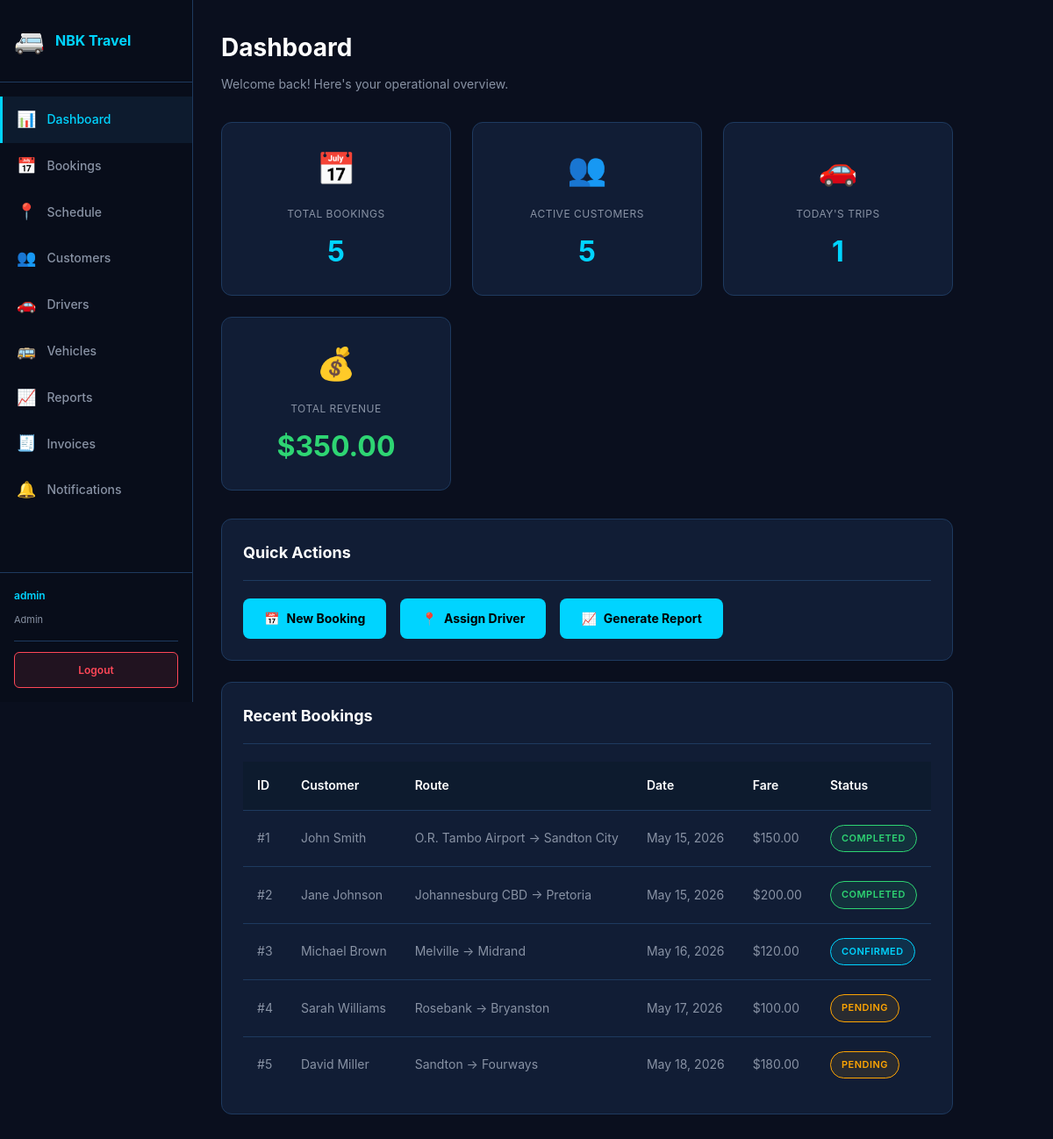
/dashboard.php (signed in), run on the app's committed database.
### tables this page shows
CREATE TABLE IF NOT EXISTS bookings (
    bookingId INT PRIMARY KEY AUTO_INCREMENT,
    customerId INT NOT NULL,
    driverId INT NULL,
    vehicleId INT NULL,
    pickupLocation VARCHAR(100) NOT NULL,
    dropoffLocation VARCHAR(100) NOT NULL,
    bookingDate DATETIME NOT NULL,
    passengers INT NOT NULL,
    fareAmount DECIMAL(8,2) NOT NULL,
    status ENUM('pending','confirmed','completed','cancelled') DEFAULT 'pending',
    cancellationReason VARCHAR(255) NULL,
    createdAt DATETIME DEFAULT CURRENT_TIMESTAMP,
    
    FOREIGN KEY (customerId) REFERENCES customers(customerId) ON DELETE RESTRICT,
    FOREIGN KEY (driverId) REFERENCES drivers(driverId) ON DELETE SET NULL,
    FOREIGN KEY (vehicleId) REFERENCES vehicles(vehicleId) ON DELETE SET NULL,
    
    INDEX idx_status (status),
    INDEX idx_bookingDate (bookingDate),
    INDEX idx_customerId (customerId)
);

CREATE TABLE IF NOT EXISTS customers (
    customerId INT PRIMARY KEY AUTO_INCREMENT,
    fullName VARCHAR(100) NOT NULL,
    phoneNumber VARCHAR(20) NOT NULL UNIQUE,
    emailAddress VARCHAR(100),
    preferences VARCHAR(255),
    createdAt DATETIME DEFAULT CURRENT_TIMESTAMP,
    
    INDEX idx_phone (phoneNumber)
);

### dashboard.php (the view, shortened to what this page needs)
<?php
require_once 'includes/db.php';
$totalBookings = $conn->query("SELECT COUNT(*) as count FROM bookings")->fetch_assoc()['count'];
$totalCustomers = $conn->query("SELECT COUNT(*) as count FROM customers")->fetch_assoc()['count'];
$todayTrips = $conn->query("SELECT COUNT(*) as count FROM bookings WHERE DATE(bookingDate) = CURDATE()")->fetch_assoc()['count'];
$totalRevenue = $conn->query("SELECT COALESCE(SUM(fareAmount), 0) as total FROM bookings WHERE status = 'completed'")->fetch_assoc()['total'];
$recentStmt = $conn->prepare("SELECT b.bookingId, c.fullName, b.pickupLocation, b.dropoffLocation, b.bookingDate, b.status, b.fareAmount FROM bookings b JOIN customers c ON b.customerId = c.customerId ORDER BY b.createdAt DESC LIMIT 10");
$recentStmt->execute();
$recentResult = $recentStmt->get_result();
$recentBookings = [];
while ($row = $recentResult->fetch_assoc()) {
    $recentBookings[] = $row;
}
require_once 'includes/header.php';
?>
<div class="page-header">
    <h1>Dashboard</h1>
    <p>Welcome back! Here's your operational overview.</p>
</div>
<div class="metrics-grid">
    <div class="metric-card">
        <div class="metric-icon">📅</div>
        <div class="metric-label">Total Bookings</div>
        <div class="metric-value"><?php echo $totalBookings; ?></div>
    </div>
    <div class="metric-card">
        <div class="metric-icon">👥</div>
        <div class="metric-label">Active Customers</div>
        <div class="metric-value"><?php echo $totalCustomers; ?></div>
    </div>
    <div class="metric-card">
        <div class="metric-icon">🚗</div>
        <div class="metric-label">Today's Trips</div>
        <div class="metric-value"><?php echo $todayTrips; ?></div>
    </div>
    <div class="metric-card success">
        <div class="metric-icon">💰</div>
        <div class="metric-label">Total Revenue</div>
        <div class="metric-value">$<?php echo number_format($totalRevenue, 2); ?></div>
    </div>
</div>
<div class="card">
    <div class="card-header">
        <h2>Quick Actions</h2>
    </div>
    <div class="card-body">
        <div class="action-buttons" style="gap: 16px;">
            <a href="/bookings.php" class="btn btn-primary">
                <span>📅</span> New Booking
            </a>
            <a href="/schedule.php" class="btn btn-primary">
                <span>📍</span> Assign Driver
            </a>
            <a href="/reports.php" class="btn btn-primary">
                <span>📈</span> Generate Report
            </a>
        </div>
    </div>
</div>
<div class="card">
    <div class="card-header">
        <h2>Recent Bookings</h2>
    </div>
    <div class="card-body">
        <table>
            <thead>
                <tr>
                    <th>ID</th>
                    <th>Customer</th>
                    <th>Route</th>
                    <th>Date</th>
                    <th>Fare</th>
                    <th>Status</th>
                </tr>
            </thead>
            <tbody>
                <?php foreach ($recentBookings as $booking): ?>
                <tr>
                    <td>#<?php echo $booking['bookingId']; ?></td>
                    <td><?php echo htmlspecialchars($booking['fullName']); ?></td>
                    <td><?php echo htmlspecialchars($booking['pickupLocation']); ?> → <?php echo htmlspecialchars($booking['dropoffLocation']); ?></td>
                    <td><?php echo date('M d, Y', strtotime($booking['bookingDate'])); ?></td>
                    <td>$<?php echo number_format($booking['fareAmount'], 2); ?></td>
                    <td>
                        <span class="badge <?php echo 'badge-' . $booking['status']; ?>">
                            <?php echo ucfirst($booking['status']); ?>
                        </span>
                    </td>
                </tr>
                <?php endforeach; ?>
            </tbody>
        </table>
    </div>
</div>
<?php require_once 'includes/footer.php'; ?>

### includes/header.php (shortened to what this page needs)
<!DOCTYPE html>
<html lang="en">
<head>
    <link rel="stylesheet" href="assets/css/style.css">
</head>
<body>
    <aside class="sidebar">
        <div class="sidebar-header">
            <div class="logo">
                <span class="logo-icon">🚐</span>
                <h2>NBK Travel</h2>
            </div>
        </div>
        <nav class="sidebar-nav">
            <?php if ($_SESSION['role'] === 'admin'): ?>
                <a href="dashboard.php" class="nav-link <?php echo basename($_SERVER['PHP_SELF']) === 'dashboard.php' ? 'active' : ''; ?>">
                    <span class="nav-icon">📊</span>
                    <span>Dashboard</span>
                </a>
                <a href="bookings.php" class="nav-link <?php echo basename($_SERVER['PHP_SELF']) === 'bookings.php' ? 'active' : ''; ?>">
                    <span class="nav-icon">📅</span>
                    <span>Bookings</span>
                </a>
                <a href="schedule.php" class="nav-link <?php echo basename($_SERVER['PHP_SELF']) === 'schedule.php' ? 'active' : ''; ?>">
                    <span class="nav-icon">📍</span>
                    <span>Schedule</span>
                </a>
                <a href="customers.php" class="nav-link <?php echo basename($_SERVER['PHP_SELF']) === 'customers.php' ? 'active' : ''; ?>">
                    <span class="nav-icon">👥</span>
                    <span>Customers</span>
                </a>
                <a href="drivers.php" class="nav-link <?php echo basename($_SERVER['PHP_SELF']) === 'drivers.php' ? 'active' : ''; ?>">
                    <span class="nav-icon">🚗</span>
                    <span>Drivers</span>
                </a>
                <a href="vehicles.php" class="nav-link <?php echo basename($_SERVER['PHP_SELF']) === 'vehicles.php' ? 'active' : ''; ?>">
                    <span class="nav-icon">🚌</span>
                    <span>Vehicles</span>
                </a>
                <a href="reports.php" class="nav-link <?php echo basename($_SERVER['PHP_SELF']) === 'reports.php' ? 'active' : ''; ?>">
                    <span class="nav-icon">📈</span>
                    <span>Reports</span>
                </a>
                <a href="invoices.php" class="nav-link <?php echo basename($_SERVER['PHP_SELF']) === 'invoices.php' ? 'active' : ''; ?>">
                    <span class="nav-icon">🧾</span>
                    <span>Invoices</span>
                </a>
                <a href="notifications.php" class="nav-link <?php echo basename($_SERVER['PHP_SELF']) === 'notifications.php' ? 'active' : ''; ?>">
                    <span class="nav-icon">🔔</span>
                    <span>Notifications</span>
                </a>
            <?php endif; ?>
        </nav>
        <div class="sidebar-footer">
            <div class="user-info">
                <p><?php echo htmlspecialchars($_SESSION['username'] ?? 'User'); ?></p>
                <small><?php echo ucfirst($_SESSION['role']); ?></small>
            </div>
            <a href="logout.php" class="logout-btn">Logout</a>
        </div>
    </aside>
    <main class="main-content">

### includes/footer.php (shortened to what this page needs)
    </main>
</body>
</html>

### assets/css/style.css (style rules this page uses)
:root { --bg-primary: #0a0f1e; --bg-panel: #0d1b2e; --bg-card: #111d35; --accent: #00d4ff; --accent-hover: #00b8d9; --accent-glow: 0 0 20px rgba(0,212,255,0.3); --danger: #ff4757; --success: #2ed573; --warning: #ffa502; --text-primary: #ffffff; --text-secondary: #8892a4; --border: #1e3a5f; --border-accent: rgba(0,212,255,0.25); }
* { margin: 0; padding: 0; box-sizing: border-box; }
html, body { background: var(--bg-primary); color: var(--text-primary); font-family: -apple-system, BlinkMacSystemFont, 'Segoe UI', 'Roboto', sans-serif; line-height: 1.6; }
.btn { padding: 12px 24px; border: none; border-radius: 8px; font-weight: 700; font-size: 14px; cursor: pointer; transition: all 0.3s ease; display: inline-flex; align-items: center; gap: 8px; text-decoration: none; }
.btn-primary { background: var(--accent); color: #000; }
body { display: flex; }
.sidebar { position: fixed; left: 0; top: 0; width: 220px; height: 100vh; background: #080d1a; border-right: 1px solid var(--border); display: flex; flex-direction: column; z-index: 1000; }
.sidebar-header { padding: 24px 16px; border-bottom: 1px solid var(--border); }
.logo { display: flex; align-items: center; gap: 12px; }
.logo-icon { font-size: 28px; }
.logo h2 { font-size: 16px; font-weight: 700; color: var(--accent); margin: 0; }
.sidebar-nav { flex: 1; overflow-y: auto; padding: 16px 0; }
.nav-link { display: flex; align-items: center; gap: 12px; padding: 12px 16px; color: var(--text-secondary); text-decoration: none; transition: all 0.3s ease; font-size: 14px; font-weight: 500; border-left: 3px solid transparent; }
.nav-link.active { background: var(--bg-panel); color: var(--accent); border-left-color: var(--accent); }
.nav-icon { font-size: 18px; min-width: 20px; }
.sidebar-footer { padding: 16px; border-top: 1px solid var(--border); }
.user-info { margin-bottom: 12px; padding-bottom: 12px; border-bottom: 1px solid var(--border); }
.user-info p { font-size: 12px; font-weight: 600; margin: 0 0 4px 0; color: var(--accent); }
.user-info small { font-size: 11px; color: var(--text-secondary); }
.logout-btn { display: block; width: 100%; padding: 10px; background: rgba(255, 71, 87, 0.1); border: 1px solid var(--danger); color: var(--danger); border-radius: 6px; text-align: center; text-decoration: none; font-size: 12px; font-weight: 600; transition: all 0.3s ease; }
.main-content { margin-left: 220px; padding: 32px; min-height: 100vh; }
.page-header { margin-bottom: 32px; }
.page-header h1 { font-size: 28px; font-weight: 700; margin-bottom: 8px; }
.page-header p { color: var(--text-secondary); font-size: 14px; }
.card { background: var(--bg-card); border: 1px solid var(--border); border-radius: 12px; padding: 24px; margin-bottom: 24px; }
.card-header { display: flex; justify-content: space-between; align-items: center; margin-bottom: 20px; padding-bottom: 16px; border-bottom: 1px solid var(--border); }
.card-header h2 { font-size: 18px; font-weight: 700; margin: 0; }
.card-body { margin-bottom: 0; }
.metrics-grid { display: grid; grid-template-columns: repeat(auto-fit, minmax(250px, 1fr)); gap: 24px; margin-bottom: 32px; }
.metric-card { background: var(--bg-card); border: 1px solid var(--border); border-radius: 12px; padding: 24px; text-align: center; }
.metric-icon { font-size: 36px; margin-bottom: 12px; }
.metric-label { font-size: 12px; color: var(--text-secondary); text-transform: uppercase; letter-spacing: 0.5px; margin-bottom: 8px; }
.metric-value { font-size: 32px; font-weight: 700; color: var(--accent); }
.metric-card.success .metric-value { color: var(--success); }
table { width: 100%; border-collapse: collapse; font-size: 14px; }
thead { background: var(--bg-panel); border-bottom: 1px solid var(--border); }
th { padding: 16px; text-align: left; font-weight: 600; color: var(--text-primary); }
td { padding: 16px; border-bottom: 1px solid var(--border); color: var(--text-secondary); }
tbody tr:last-child td { border-bottom: none; }
.badge { display: inline-block; padding: 6px 12px; border-radius: 20px; font-size: 11px; font-weight: 600; text-transform: uppercase; letter-spacing: 0.5px; }
.badge-pending { background: rgba(255, 165, 2, 0.1); color: var(--warning); border: 1px solid var(--warning); }
.badge-confirmed { background: rgba(0, 212, 255, 0.1); color: var(--accent); border: 1px solid var(--accent); }
.badge-completed { background: rgba(46, 213, 115, 0.1); color: var(--success); border: 1px solid var(--success); }
.action-buttons { display: flex; gap: 8px; }

### data on the page
bookings: bookingId "1", customerId.fullName "John Smith", pickupLocation "O.R. Tambo Airport", dropoffLocation "Sandton City", bookingDate "May 15, 2026", fareAmount "150.00", status "COMPLETED"
bookings: bookingId "2", customerId.fullName "Jane Johnson", pickupLocation "Johannesburg CBD", dropoffLocation "Pretoria", bookingDate "May 15, 2026", fareAmount "200.00", status "COMPLETED"
bookings: bookingId "3", customerId.fullName "Michael Brown", pickupLocation "Melville", dropoffLocation "Midrand", bookingDate "May 16, 2026", fareAmount "120.00", status "CONFIRMED"
bookings: bookingId "4", customerId.fullName "Sarah Williams", pickupLocation "Rosebank", dropoffLocation "Bryanston", bookingDate "May 17, 2026", fareAmount "100.00", status "PENDING"
bookings: bookingId "5", customerId.fullName "David Miller", pickupLocation "Sandton", dropoffLocation "Fourways", bookingDate "May 18, 2026", fareAmount "180.00", status "PENDING"

### other printed values
$_SESSION['username'] "admin"
$_SESSION['role'] "Admin"
$totalBookings "5"
$totalCustomers "5"
$todayTrips "1"
$totalRevenue "350.00"
